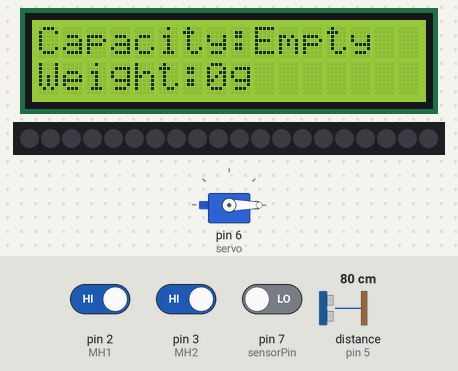
A sketch run on a simulated Arduino Uno, built with avr-gcc and run on an emulated ATmega328P. Shown: servo, 16×2 character LCD, 20 RGB LEDs in strip order, left to right. The inputs (shaded band) are chosen by the test bench; at power-on: distance to the obstacle (sensor on pin 5) 80 cm, pin 2 (MH1) HIGH, pin 3 (MH2) HIGH, pin 7 (sensorPin) LOW. The echo pulse lasts 58.3 µs per cm; what the sketch prints to the serial monitor is not drawn.

Above: at 1.2 s.
1.3 s: distance to the obstacle (sensor on pin 5) set to 4 cm
At 1.7 s:
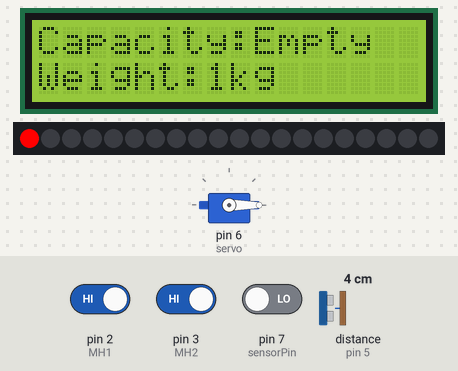
2.8 s: pin 2 (MH1) driven LOW
At 3.5 s:
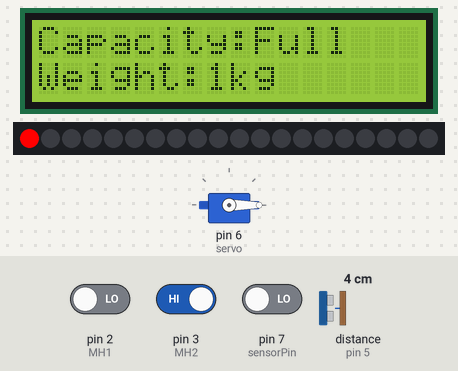
4.4 s: distance to the obstacle (sensor on pin 5) set to 18 cm
At 5.5 s:
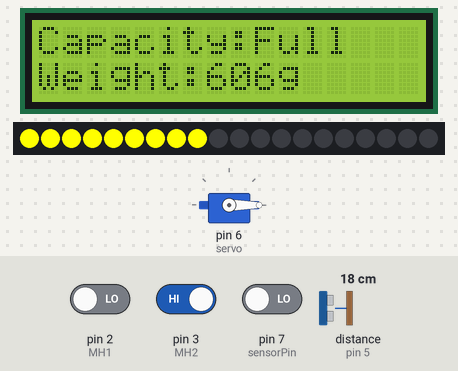
6.0 s: pin 2 (MH1) driven HIGH
At 7.2 s:
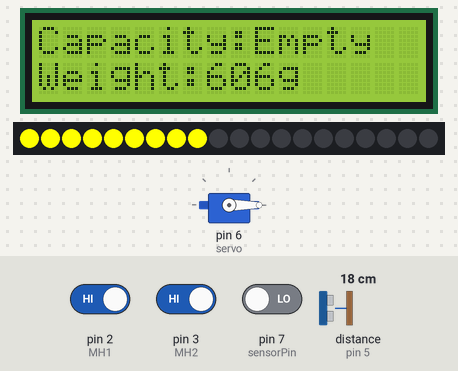
7.5 s: pin 3 (MH2) driven LOW
At 7.9 s:
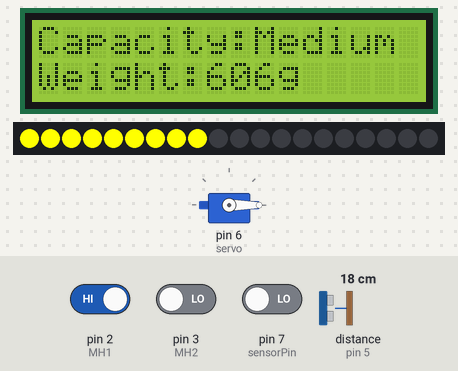
9.0 s: distance to the obstacle (sensor on pin 5) set to 2 cm
At 9.9 s:
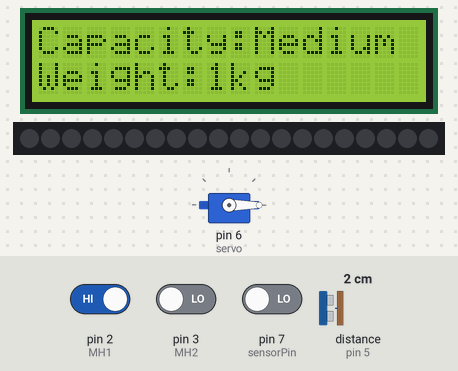
Timing chart, 0 to 11.6 s (numbered marks = the images above; inputs shaded):
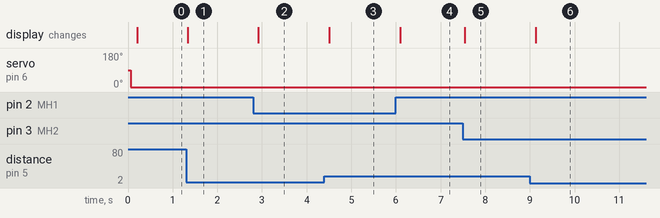

Measured:
- after the input at 1.3 s, the display: first changes at once (image 1 shows a later state)
- after the input at 2.8 s, the display: changes after 0.12 s (image 2)
- after the input at 4.4 s, the display: first changes after 0.11 s (image 3 shows a later state)
- after the input at 6.0 s, the display: changes after 0.09 s (image 4)
- after the input at 7.5 s, the display: changes after 0.05 s (image 5)
- after the input at 9.0 s, the display: first changes after 0.13 s (image 6 shows a later state)

The sketch:

Box.ino
```cpp
#include <FastLED.h>
#include <Wire.h>
#include <LiquidCrystal_I2C.h>
#include <Ultrasonic.h>
#include <Servo.h>
Servo myservo;
#define NUM_LEDS 20 // Número de LEDs na fita
#define DATA_PIN 9   // Pino de dados da fita de LEDs
#define TRIGGER_PIN 4 // Pino de disparo do sensor ultrassom
#define ECHO_PIN 5    // Pino de eco do sensor ultrassom
#define MAX_DISTANCE 39 // Distância máxima do sensor em centímetros
#define LED_BRIGHTNESS  255 // Brilho dos LEDs (0-255)

const int MH1 = 2;      //sensor1
const int MH2 = 3;      //sensor2
int VH1;                //variavel 1 do sensor 1
int VH2;                //variavel 2 do sensor 2
float cm;               //variavel em cm
int w;
int sensorPin = 7;
int val;
int servo = 6;
LiquidCrystal_I2C lcd(0x27, 16, 2);
Ultrasonic ultrasonic(TRIGGER_PIN, ECHO_PIN);

CRGB leds[NUM_LEDS];

void setup() {
  Serial.begin(9600);
  pinMode(MH1, INPUT);
  pinMode(MH2, INPUT);
  pinMode(TRIGGER_PIN, OUTPUT);
  pinMode(ECHO_PIN, INPUT);

  FastLED.addLeds<WS2812, DATA_PIN, GRB>(leds, NUM_LEDS).setCorrection( TypicalLEDStrip );
  FastLED.setBrightness(LED_BRIGHTNESS);

  pinMode (sensorPin, INPUT);
  myservo.attach(servo);

  lcd.begin();
  lcd.backlight();
}

void loop() {
  myservo.write(0);
  long duration, distance;

  digitalWrite(TRIGGER_PIN, LOW);
  delayMicroseconds(2);
  digitalWrite(TRIGGER_PIN, HIGH);
  delayMicroseconds(10);
  digitalWrite(TRIGGER_PIN, LOW);

  duration = pulseIn(ECHO_PIN, HIGH);

  // Calcula a distância em centímetros
  distance = (duration / 2) / 29.1;

  //Serial.print("Distancia: ");
  //Serial.println(distance);

  // Mapeia a distância para o número de LEDs acesos
  int numLedsAcesos = map(distance, 0, MAX_DISTANCE, 0, NUM_LEDS);

  // Acende os LEDs de acordo com a distância
  for (int i = 0; i < NUM_LEDS; i++) {
    if (distance > MAX_DISTANCE) {
      leds[i] = CRGB::Black; // Cor dos LEDs apagados se a distância for maior que 41 cm
    } else {
      if (i < numLedsAcesos) {
        if (distance >= 1 && distance <= 10) {
          leds[i] = CRGB::Red; // Cor vermelha para distância entre 1 e 10
        } else if (distance >= 11 && distance <= 26) {
          leds[i] = CRGB::Yellow; // Cor amarela para distância entre 11 e 26
        } else if (distance >= 27 && distance <= 41) {
          leds[i] = CRGB::Green; // Cor verde para distância entre 27 e 41
        }
      } else {
        leds[i] = CRGB::Black; // Cor dos LEDs apagados
      }
    }
  }
  FastLED.show();
  delay(100); // Ajuste conforme necessário

  // Atualiza o LCD com informações dos sensores de capacidade e peso
  lcd.setCursor(0, 0);
  lcd.print("Capacity:");
  lcd.setCursor(0, 1);
  lcd.print("Weight:");
  VH1 = digitalRead(MH1);
  VH2 = digitalRead(MH2);
  cm = ultrasonic.distanceRead(CM);
  val = digitalRead(sensorPin);

  if (VH2 == 0 && VH1 == 1) {
    lcd.setCursor(9, 0);
    lcd.print("Medium");
  } else if (VH1 == 0) {
    lcd.setCursor(9, 0);
    lcd.print("Full  ");
  } else {
    lcd.setCursor(9, 0);
    lcd.print("Empty ");
  }
  cm = 40 - cm;
  float g = (cm - 2) * 0.0303030303;
  //Serial.println(g);
  if (g >= 1) {
    w = g * 1000;
    lcd.setCursor(7, 1);
    lcd.print("1kg   ");
  } else if (g < 0) {
    lcd.setCursor(7, 1);
    lcd.print("0g     ");
  } else {
    w = g * 1000;
    lcd.setCursor(7, 1);
    lcd.print(w);
    lcd.print("g");
  }
  if (val == HIGH) {
    Serial.println("abrir");
    myservo.write(180);
    delay(5000);
    myservo.write(0);
  }
  Serial.println(VH1);
  Serial.println(VH2);
  Serial.println("------");
}
```
